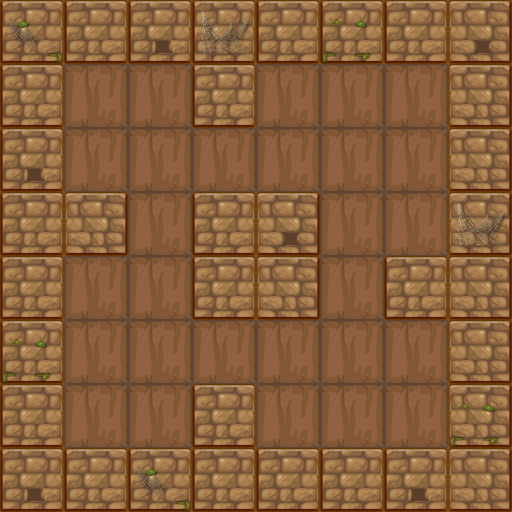

This is a level from a 2D game, rendered from its Tiled map with the project's own tilesets. A one-line summary and the map file follow, with tile-layer data summarised:
An orthogonal 8x8 tile map with 64x64 px tiles, 2 tile layers (bg1, fg1) and 18 objects (9x wall, 5x enemy, key, player, torches, ...).

<map version="1.0" orientation="orthogonal" renderorder="right-down" width="8" height="8" tilewidth="64" tileheight="64">
 <properties>
  <property name="maxStep" value="17" />
 </properties>
 <tileset firstgid="1" name="lv1map" tilewidth="64" tileheight="64">
  <image source="lv1map.png" width="256" height="256" />
 </tileset>
 <layer name="bg1" width="8" height="8">
  <data>[64 cells, 64 non-empty, 3 distinct tile ids]</data>
 </layer>
 <layer name="fg1" width="8" height="8">
  <data>[64 cells, 13 non-empty, 4 distinct tile ids]</data>
 </layer>
 <objectgroup name="obj1">
  <object name="wall" x="0" y="0" width="512" height="64" />
  <object name="wall" x="0" y="0" width="64" height="512" />
  <object name="wall" x="0" y="448" width="512" height="64" />
  <object name="wall" x="448" y="0" width="64" height="448" />
  <object name="key" x="192" y="128" width="64" height="64">
   <properties>
    <property name="active" value="false" />
    <property name="isArmature" value="true" />
   </properties>
  </object>
  <object name="player" x="320" y="384" width="64" height="64" />
  <object name="torches" x="192" y="384" width="64" height="64" />
  <object name="wall" x="0" y="192" width="128" height="64" />
  <object name="enemy" x="64" y="128" width="64" height="64" />
  <object name="enemy" x="256" y="384" width="64" height="64" />
  <object name="wall" x="384" y="256" width="128" height="64" />
  <object name="wall" x="192" y="192" width="128" height="128" />
  <object name="wall" x="192" y="0" width="64" height="128" />
  <object name="enemy" x="384" y="384" width="64" height="64" />
  <object name="wall" x="192" y="384" width="64" height="128" />
  <object name="enemy" x="384" y="192" width="64" height="64" />
  <object name="door" x="64" y="384" width="64" height="64" />
  <object name="enemy" x="128" y="384" width="64" height="64" />
 </objectgroup>
</map>